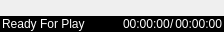
<ui version="4.0" >
 <class>Ui::PlayMenuBar</class>
 <widget class="QWidget" name="Ui::PlayMenuBar" >
  <property name="geometry" >
   <rect>
    <x>0</x>
    <y>0</y>
    <width>224</width>
    <height>32</height>
   </rect>
  </property>
  <property name="windowTitle" >
   <string>Form</string>
  </property>
  <layout class="QVBoxLayout" >
   <property name="spacing" >
    <number>0</number>
   </property>
   <property name="margin" >
    <number>0</number>
   </property>
   <item>
    <widget class="QWidget" native="1" name="tools_widget" />
   </item>
   <item>
    <widget class="QWidget" native="1" name="widget" >
     <property name="palette" >
      <palette>
       <active>
        <colorrole role="WindowText" >
         <brush brushstyle="SolidPattern" >
          <color alpha="255" >
           <red>255</red>
           <green>255</green>
           <blue>255</blue>
          </color>
         </brush>
        </colorrole>
        <colorrole role="Button" >
         <brush brushstyle="SolidPattern" >
          <color alpha="255" >
           <red>0</red>
           <green>0</green>
           <blue>0</blue>
          </color>
         </brush>
        </colorrole>
        <colorrole role="Text" >
         <brush brushstyle="SolidPattern" >
          <color alpha="255" >
           <red>255</red>
           <green>255</green>
           <blue>255</blue>
          </color>
         </brush>
        </colorrole>
        <colorrole role="ButtonText" >
         <brush brushstyle="SolidPattern" >
          <color alpha="255" >
           <red>255</red>
           <green>255</green>
           <blue>255</blue>
          </color>
         </brush>
        </colorrole>
        <colorrole role="Base" >
         <brush brushstyle="SolidPattern" >
          <color alpha="255" >
           <red>255</red>
           <green>255</green>
           <blue>255</blue>
          </color>
         </brush>
        </colorrole>
        <colorrole role="Window" >
         <brush brushstyle="SolidPattern" >
          <color alpha="255" >
           <red>0</red>
           <green>0</green>
           <blue>0</blue>
          </color>
         </brush>
        </colorrole>
       </active>
       <inactive>
        <colorrole role="WindowText" >
         <brush brushstyle="SolidPattern" >
          <color alpha="255" >
           <red>255</red>
           <green>255</green>
           <blue>255</blue>
          </color>
         </brush>
        </colorrole>
        <colorrole role="Button" >
         <brush brushstyle="SolidPattern" >
          <color alpha="255" >
           <red>0</red>
           <green>0</green>
           <blue>0</blue>
          </color>
         </brush>
        </colorrole>
        <colorrole role="Text" >
         <brush brushstyle="SolidPattern" >
          <color alpha="255" >
           <red>255</red>
           <green>255</green>
           <blue>255</blue>
          </color>
         </brush>
        </colorrole>
        <colorrole role="ButtonText" >
         <brush brushstyle="SolidPattern" >
          <color alpha="255" >
           <red>255</red>
           <green>255</green>
           <blue>255</blue>
          </color>
         </brush>
        </colorrole>
        <colorrole role="Base" >
         <brush brushstyle="SolidPattern" >
          <color alpha="255" >
           <red>255</red>
           <green>255</green>
           <blue>255</blue>
          </color>
         </brush>
        </colorrole>
        <colorrole role="Window" >
         <brush brushstyle="SolidPattern" >
          <color alpha="255" >
           <red>0</red>
           <green>0</green>
           <blue>0</blue>
          </color>
         </brush>
        </colorrole>
       </inactive>
       <disabled>
        <colorrole role="WindowText" >
         <brush brushstyle="SolidPattern" >
          <color alpha="255" >
           <red>146</red>
           <green>145</green>
           <blue>144</blue>
          </color>
         </brush>
        </colorrole>
        <colorrole role="Button" >
         <brush brushstyle="SolidPattern" >
          <color alpha="255" >
           <red>0</red>
           <green>0</green>
           <blue>0</blue>
          </color>
         </brush>
        </colorrole>
        <colorrole role="Text" >
         <brush brushstyle="SolidPattern" >
          <color alpha="255" >
           <red>165</red>
           <green>164</green>
           <blue>164</blue>
          </color>
         </brush>
        </colorrole>
        <colorrole role="ButtonText" >
         <brush brushstyle="SolidPattern" >
          <color alpha="255" >
           <red>151</red>
           <green>150</green>
           <blue>149</blue>
          </color>
         </brush>
        </colorrole>
        <colorrole role="Base" >
         <brush brushstyle="SolidPattern" >
          <color alpha="255" >
           <red>0</red>
           <green>0</green>
           <blue>0</blue>
          </color>
         </brush>
        </colorrole>
        <colorrole role="Window" >
         <brush brushstyle="SolidPattern" >
          <color alpha="255" >
           <red>0</red>
           <green>0</green>
           <blue>0</blue>
          </color>
         </brush>
        </colorrole>
       </disabled>
      </palette>
     </property>
     <property name="autoFillBackground" >
      <bool>true</bool>
     </property>
     <layout class="QHBoxLayout" >
      <property name="leftMargin" >
       <number>2</number>
      </property>
      <property name="topMargin" >
       <number>0</number>
      </property>
      <property name="rightMargin" >
       <number>2</number>
      </property>
      <property name="bottomMargin" >
       <number>0</number>
      </property>
      <item>
       <widget class="CLabel" name="play_info_label" >
        <property name="sizePolicy" >
         <sizepolicy vsizetype="Minimum" hsizetype="Expanding" >
          <horstretch>0</horstretch>
          <verstretch>0</verstretch>
         </sizepolicy>
        </property>
        <property name="styleSheet" >
         <string notr="true" />
        </property>
        <property name="text" >
         <string>Ready For Play</string>
        </property>
       </widget>
      </item>
      <item>
       <layout class="QHBoxLayout" >
        <property name="spacing" >
         <number>0</number>
        </property>
        <item>
         <widget class="QLabel" name="current_time_label" >
          <property name="sizePolicy" >
           <sizepolicy vsizetype="Preferred" hsizetype="Minimum" >
            <horstretch>0</horstretch>
            <verstretch>0</verstretch>
           </sizepolicy>
          </property>
          <property name="text" >
           <string>00:00:00</string>
          </property>
         </widget>
        </item>
        <item>
         <widget class="QLabel" name="label_2" >
          <property name="sizePolicy" >
           <sizepolicy vsizetype="Preferred" hsizetype="Minimum" >
            <horstretch>0</horstretch>
            <verstretch>0</verstretch>
           </sizepolicy>
          </property>
          <property name="text" >
           <string>/</string>
          </property>
         </widget>
        </item>
        <item>
         <widget class="QLabel" name="total_time_label" >
          <property name="sizePolicy" >
           <sizepolicy vsizetype="Preferred" hsizetype="Minimum" >
            <horstretch>0</horstretch>
            <verstretch>0</verstretch>
           </sizepolicy>
          </property>
          <property name="styleSheet" >
           <string notr="true" />
          </property>
          <property name="text" >
           <string>00:00:00</string>
          </property>
          <property name="alignment" >
           <set>Qt::AlignRight|Qt::AlignTrailing|Qt::AlignVCenter</set>
          </property>
         </widget>
        </item>
       </layout>
      </item>
     </layout>
    </widget>
   </item>
  </layout>
 </widget>
 <customwidgets>
  <customwidget>
   <class>CLabel</class>
   <extends>QLabel</extends>
   <header location="global" >cmplayer/clabel.h</header>
  </customwidget>
 </customwidgets>
 <resources>
  <include location="rsclist.qrc" />
 </resources>
 <connections/>
</ui>
